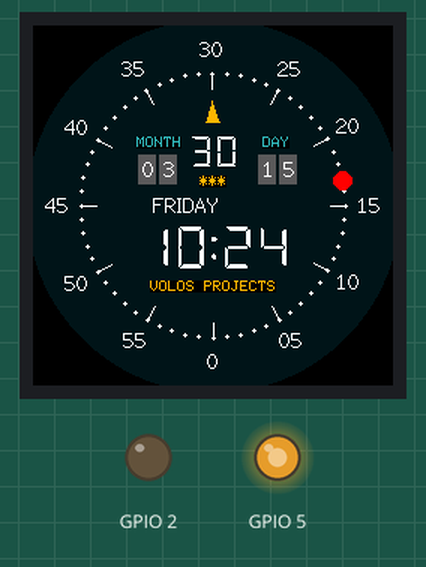
Simulated run of this sketch. Board: ESP32. Shown: 240×240 colour display, output pins drawn as LEDs (lit = HIGH). The local clock reads 2024-03-15 10:24:30 at power-on unless the sketch sets it.

Above: at 1.15 s.
At 5.16 s:
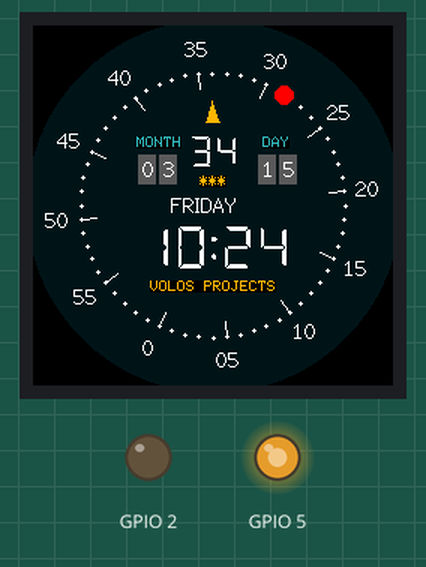
At 10.14 s:
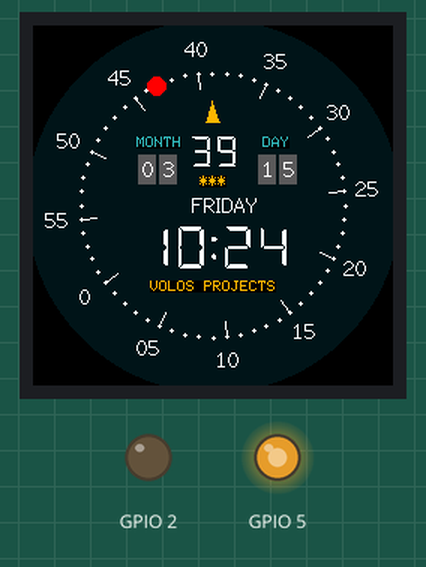
At 19.29 s:
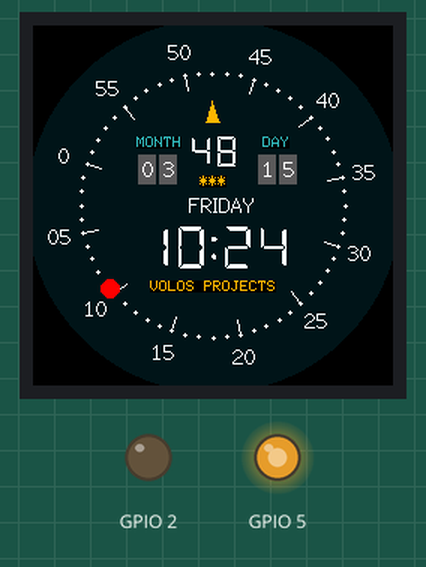
At 29.16 s:
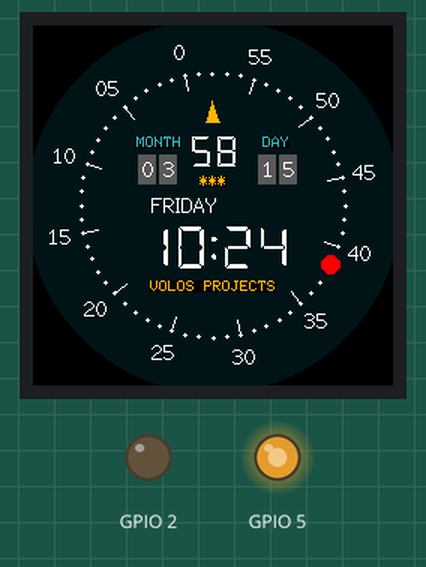
At 39.21 s:
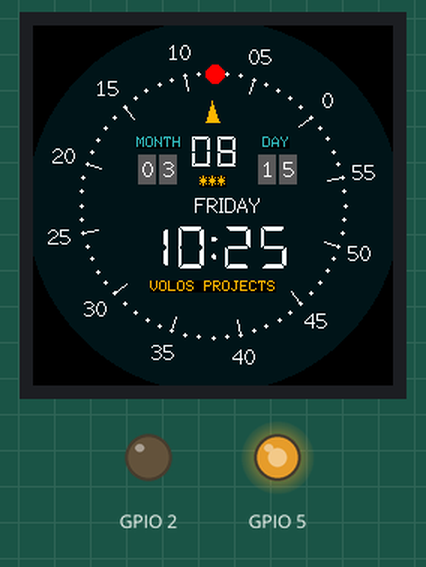

The sketch:

watchESP.ino
```cpp
#include <TFT_eSPI.h>
#include "fonts.h"
#include "time.h"
#include "RTClib.h"

RTC_DS3231 rtc;

TFT_eSPI tft = TFT_eSPI();
TFT_eSprite img = TFT_eSprite(&tft);

#define color1 TFT_WHITE
#define color2  0x8410
#define color3 0x5ACB
#define color4 0x15B3
#define color5 0x00A3

volatile int counter = 0;
float VALUE;
float lastValue=0;

double rad=0.01745;
float x[360];
float y[360];


float px[360];
float py[360];

float lx[360];
float ly[360];


int r=104;
int sx=120;
int sy=120;

String cc[12]={"45","40","35","30","25","20","15","10","05","0","55","50"};
String days[]={"SUNDAY", "MONDAY", "TUESDAY", "WEDNESDAY", "THURSDAY", "FRIDAY", "SATURDAY"};
int start[12];
int startP[60];

const int pwmFreq = 5000;
const int pwmResolution = 8;
const int pwmLedChannelTFT = 0;


int angle=0;
bool onOff=0;
bool debounce=0;

String h,m,s,d1,d2,m1,m2;

void setup() {


    if (! rtc.begin()) {
    Serial.println("Couldn't find RTC");

  }
    pinMode(2,OUTPUT);
    pinMode(0,INPUT_PULLUP);
    pinMode(35,INPUT_PULLUP);
    pinMode(13,INPUT_PULLUP);

    digitalWrite(2,0);

    ledcSetup(pwmLedChannelTFT, pwmFreq, pwmResolution);
    ledcAttachPin(5, pwmLedChannelTFT);
    ledcWrite(pwmLedChannelTFT, 200);

    tft.init();

    tft.setSwapBytes(true);
    tft.fillScreen(TFT_BLACK);


    img.setSwapBytes(true);
    img.createSprite(240, 240);
    img.setTextDatum(4);

int b=0;
int b2=0;


    for(int i=0;i<360;i++)
    {
       x[i]=(r*cos(rad*i))+sx;
       y[i]=(r*sin(rad*i))+sy;
       px[i]=((r-16)*cos(rad*i))+sx;
       py[i]=((r-16)*sin(rad*i))+sy;

       lx[i]=((r-26)*cos(rad*i))+sx;
       ly[i]=((r-26)*sin(rad*i))+sy;

       if(i%30==0){
       start[b]=i;
       b++;
       }

       if(i%6==0){
       startP[b2]=i;
       b2++;
       }
      }

}

int lastAngle=0;
float circle=100;
bool dir=0;
int rAngle=359;


void loop() {

 rAngle=rAngle-2;
 DateTime now = rtc.now();

  angle=now.second()*6;

  s=String(now.second());
  m=String(now.minute());
  h=String(now.hour());

  if(m.toInt()<10)
  m="0"+m;

   if(h.toInt()<10)
  h="0"+h;

    if(s.toInt()<10)
  s="0"+s;


  if(now.day()>10)
  {
    d1=now.day()/10;
    d2=now.day()%10;
    }
    else
    {
      d1="0";
      d2=String(now.day());
      }

   if(now.month()>10)
  {
    m1=now.month()/10;
    m2=now.month()%10;
    }
    else
    {
      m1="0";
      m2=String(now.month());
      }


  if(angle>=360)
  angle=0;

   if(rAngle<=0)
  rAngle=359;


  if(dir==0)
  circle=circle+0.5;
  else
  circle=circle-0.5;

  if(circle>140)
  dir=!dir;

  if(circle<100)
  dir=!dir;


  if(angle>-1)
  {
     lastAngle=angle;

     VALUE=((angle-270)/3.60)*-1;
     if(VALUE<0)
     VALUE=VALUE+100;


 img.fillSprite(TFT_BLACK);
 img.fillCircle(sx,sy,124,color5);

 img.setTextColor(TFT_WHITE,color5);

img.drawString(days[now.dayOfTheWeek()],circle,120,2);


 for(int i=0;i<12;i++)
 if(start[i]+angle<360){
 img.drawString(cc[i],x[start[i]+angle],y[start[i]+angle],2);
 img.drawLine(px[start[i]+angle],py[start[i]+angle],lx[start[i]+angle],ly[start[i]+angle],color1);
 }
 else
 {
 img.drawString(cc[i],x[(start[i]+angle)-360],y[(start[i]+angle)-360],2);
 img.drawLine(px[(start[i]+angle)-360],py[(start[i]+angle)-360],lx[(start[i]+angle)-360],ly[(start[i]+angle)-360],color1);
 }


 img.setFreeFont(&DSEG7_Modern_Bold_20);
 img.drawString(s,sx,sy-36);
 img.setFreeFont(&DSEG7_Classic_Regular_28);
 img.drawString(h+":"+m,sx,sy+28);
 img.setTextFont(0);

 img.fillRect(70,86,12,20,color3);
 img.fillRect(84,86,12,20,color3);
  img.fillRect(150,86,12,20,color3);
 img.fillRect(164,86,12,20,color3);

 img.setTextColor(0x35D7,TFT_BLACK);
 img.drawString("MONTH",84,78);
 img.drawString("DAY",162,78);
  img.setTextColor(TFT_ORANGE,TFT_BLACK);
  img.drawString("VOLOS PROJECTS",120,174);
  img.drawString("***",120,104);

  img.setTextColor(TFT_WHITE,color3);
  img.drawString(m1,77,96,2);
  img.drawString(m2,91,96,2);

   img.drawString(d1,157,96,2);
  img.drawString(d2,171,96,2);

  for(int i=0;i<60;i++)
  if(startP[i]+angle<360)
 img.fillCircle(px[startP[i]+angle],py[startP[i]+angle],1,color1);
 else
 img.fillCircle(px[(startP[i]+angle)-360],py[(startP[i]+angle)-360],1,color1);

 img.fillTriangle(sx-1,sy-70,sx-5,sy-56,sx+4,sy-56,TFT_ORANGE);
 img.fillCircle(px[rAngle],py[rAngle],6,TFT_RED);
 img.pushSprite(0, 0);


}

}
```

Source omitted: fonts.h (data table, 86700 bytes)
